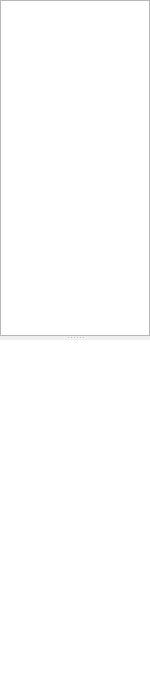
<?xml version="1.0" encoding="UTF-8"?>
<ui version="4.0">
 <class>ProjectBrowserDockWidget</class>
 <widget class="QDockWidget" name="ProjectBrowserDockWidget">
  <property name="geometry">
   <rect>
    <x>0</x>
    <y>0</y>
    <width>150</width>
    <height>675</height>
   </rect>
  </property>
  <property name="sizePolicy">
   <sizepolicy hsizetype="Preferred" vsizetype="Preferred">
    <horstretch>0</horstretch>
    <verstretch>0</verstretch>
   </sizepolicy>
  </property>
  <property name="minimumSize">
   <size>
    <width>150</width>
    <height>188</height>
   </size>
  </property>
  <property name="features">
   <set>QDockWidget::AllDockWidgetFeatures</set>
  </property>
  <property name="windowTitle">
   <string>Project</string>
  </property>
  <widget class="QWidget" name="dockWidgetContents">
   <property name="autoFillBackground">
    <bool>false</bool>
   </property>
   <layout class="QVBoxLayout" name="verticalLayout">
    <property name="spacing">
     <number>0</number>
    </property>
    <property name="margin">
     <number>0</number>
    </property>
    <item>
     <widget class="QSplitter" name="splitter">
      <property name="orientation">
       <enum>Qt::Vertical</enum>
      </property>
      <widget class="QListView" name="projectListView"/>
      <widget class="CProjectTreeWidget" name="projectTreeWidget">
       <property name="enabled">
        <bool>true</bool>
       </property>
       <property name="sizePolicy">
        <sizepolicy hsizetype="Expanding" vsizetype="Expanding">
         <horstretch>0</horstretch>
         <verstretch>0</verstretch>
        </sizepolicy>
       </property>
       <property name="frameShape">
        <enum>QFrame::NoFrame</enum>
       </property>
       <property name="editTriggers">
        <set>QAbstractItemView::EditKeyPressed</set>
       </property>
       <property name="autoExpandDelay">
        <number>1</number>
       </property>
       <property name="indentation">
        <number>10</number>
       </property>
       <property name="animated">
        <bool>true</bool>
       </property>
       <property name="headerHidden">
        <bool>true</bool>
       </property>
       <attribute name="headerVisible">
        <bool>false</bool>
       </attribute>
       <column>
        <property name="text">
         <string notr="true">1</string>
        </property>
       </column>
      </widget>
     </widget>
    </item>
   </layout>
  </widget>
 </widget>
 <customwidgets>
  <customwidget>
   <class>CProjectTreeWidget</class>
   <extends>QTreeWidget</extends>
   <header>cprojecttreewidget.h</header>
  </customwidget>
 </customwidgets>
 <resources/>
 <connections/>
</ui>
